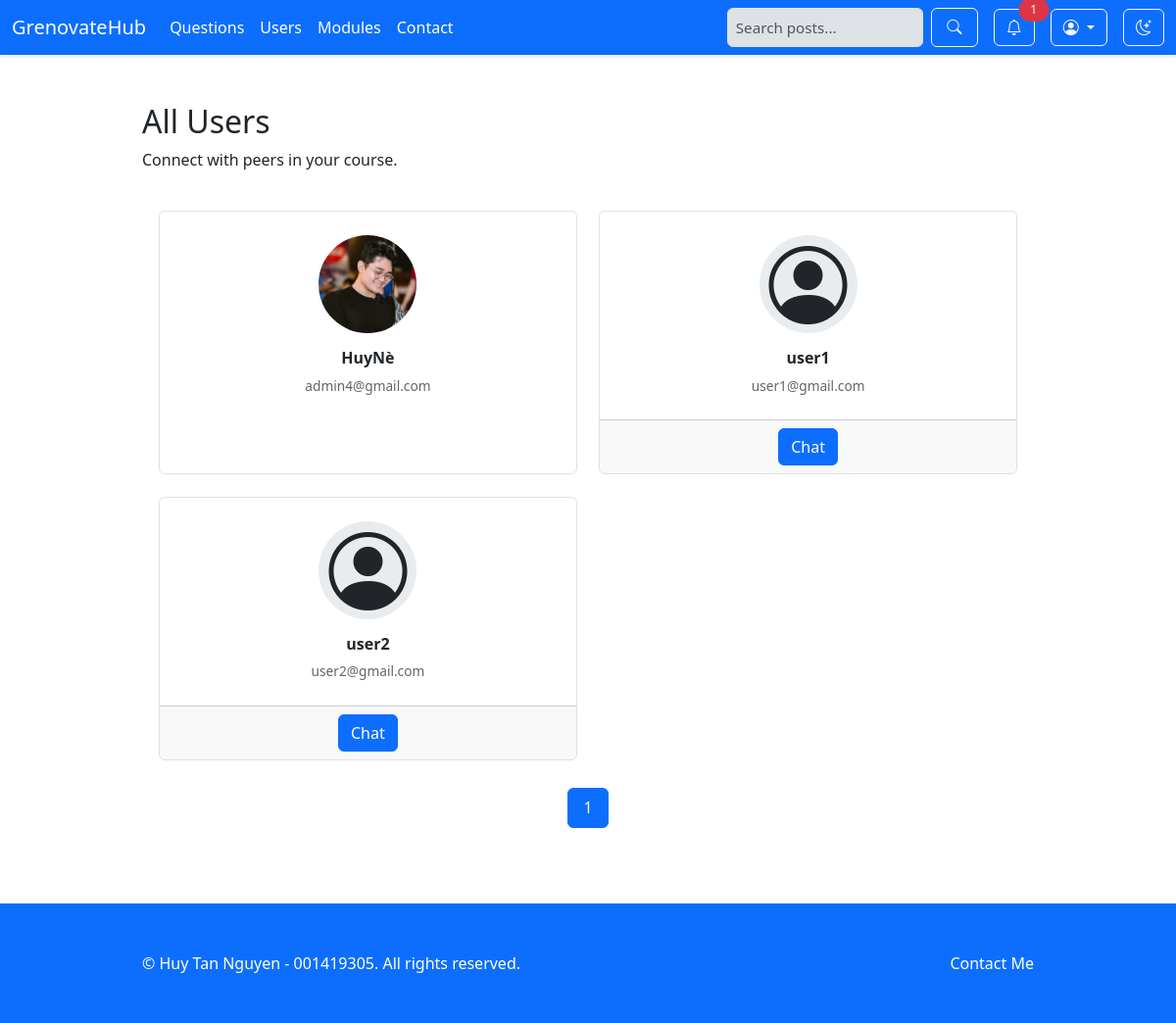
/web1-project-final/show_users.php (signed in), run on the app's committed database.
### tables this page shows
CREATE TABLE `users` (
  `ID` bigint(20) NOT NULL,
  `Username` varchar(50) NOT NULL,
  `Password` varchar(255) NOT NULL,
  `Email` varchar(100) NOT NULL,
  `Name` varchar(100) DEFAULT NULL,
  `ProfilePicture` varchar(255) DEFAULT NULL,
  `Reputation` bigint(20) DEFAULT 0,
  `DateJoined` timestamp NOT NULL DEFAULT current_timestamp(),
  `About` text DEFAULT NULL
);

### web1-project-final/show_users.php (called while the page is built, shortened)
<?php
include 'includes/DatabaseConnection.php';
include 'includes/DatabaseFunction.php';
try {
    $perPage = 10;
    $page = isset($_GET['page']) && is_numeric($_GET['page']) ? (int)$_GET['page'] : 1;
    $offset = ($page - 1) * $perPage;
    $users = getPaginatedUsers($pdo, $perPage, $offset);
    $totalUsers = countAllUsers($pdo);
    $totalPages = ceil($totalUsers / $perPage);
    include 'templates/show_users.html.php';
} catch (PDOException $e) {
    $title = 'An error has occurred';
    $output = 'Database error: ' . $e->getMessage();
}
include 'templates/layout.html.php';
?>

### web1-project-final/includes/DatabaseFunction.php (called while the page is built, shortened)
<?php
function query($pdo, $sql, $parameters = []) {
    $query = $pdo->prepare($sql);
    foreach ($parameters as $key => $value) {
        if (is_int($value)) {
            $query->bindValue($key, $value, PDO::PARAM_INT);
        } else if (is_bool($value)) {
            $query->bindValue($key, $value, PDO::PARAM_BOOL);
        } else if (is_null($value)) {
            $query->bindValue($key, $value, PDO::PARAM_NULL);
        } else {
            $query->bindValue($key, $value, PDO::PARAM_STR);
        }
    }
    $query->execute();
    return $query;
}
function fetchAll($pdo, $sql, $parameters = []) {
    $query = query($pdo, $sql, $parameters);
    return $query->fetchAll(PDO::FETCH_ASSOC);
}
function fetchColumn($pdo, $sql, $parameters = []) {
    $query = query($pdo, $sql, $parameters);
    return $query->fetchColumn();
}
function getPaginatedUsers($pdo, $limit, $offset) {
    $sql = 'SELECT u.ID AS id, u.Username AS username, u.Email AS email, u.ProfilePicture AS `image`,u.DateJoined AS date_joined
            FROM users u
            ORDER BY u.Username ASC
            LIMIT :limit OFFSET :offset';
    return fetchAll($pdo, $sql, [':limit' => $limit, ':offset' => $offset]);
}
function countAllUsers($pdo) {
    return fetchColumn($pdo, "SELECT COUNT(*) FROM users");
}

### web1-project-final/templates/show_users.html.php (the view)
<div class="container mt-4">
    <div class="row mb-4">
        <div class="col-12">
            <div class="d-flex justify-content-between align-items-center">
                <h2>All Users</h2>
            </div>
            <p>Connect with peers in your course.</p>
        </div>
    </div>
    <div class="grid-container">
        <?php foreach ($users as $user): ?>
            <div class="card">
            <a href="view_user.php?id=<?php echo htmlspecialchars($user['id']); ?>">
            <div class="card-body p-4 text-center">
            <?php if (!empty($user['image'])): ?>
                <img src="upload/uploads/<?php echo htmlspecialchars($user['image']); ?>" alt="User Image" class="img-fluid mb-3" style="width: 100px; height: 100px; background: var(--accent); border-radius: 50%; display: flex; align-items: center; justify-content: center; margin: 0 auto;">
            <?php else: ?>
            <div class="mb-3">
                        <div style="width: 100px; height: 100px; background: var(--accent); border-radius: 50%; display: flex; align-items: center; justify-content: center; margin: 0 auto;">
                        <i class="bi bi-person-circle" style="font-size: 5rem; color: var(--foreground);"></i>
                        </div>
                    </div>
            <?php endif; ?>
                    <h5 class="card-title" style="font-size: 1rem; font-weight: 600; color: var(--card-foreground); margin-bottom: 0.5rem;">
                        <?php echo htmlspecialchars($user['username']); ?>
                    </h5>
                    <p class="card-text" style="font-size: 0.855rem; color: var(--foreground); opacity: 0.7;">
                        <?php echo htmlspecialchars($user['email']); ?>
                    </p>
                </div>
                <?php if ($user['id'] != $_SESSION['user_id']): ?>
                <div class="card-footer text-center">
                    <a href="chat.php?id=<?= $user['id']?>" class="btn btn-primary">Chat</a>
                </div>
                <?php endif; ?>
            </a>
            </div>
        <?php endforeach; ?>
    </div>
    <div class="mt-4" style="text-align: center; margin-top: 20px;">
        <?php for ($i = 1; $i <= $totalPages; $i++): ?>
            <a
                href="?page=<?= $i ?>"
                class="btn btn-outline <?= $i == $page ? 'btn-primary' : '' ?>"
                style="margin: 4px;"
            ><?= $i ?></a>
        <?php endfor; ?>
    </div>
</div>

### web1-project-final/index.css (style rules this page uses)
:root { --primary: #0d6efd; --primary-foreground: #ffffff; --secondary: #6c757d; --secondary-foreground: #ffffff; --accent: #e9ecef; --accent-foreground: #212529; --background: #ffffff; --foreground: #212529; --card: #ffffff; --card-foreground: #212529; --border: #dee2e6; --input: #dee2e6; --ring: #0d6efd; --radius: 0.375rem; --font-family: system-ui, -apple-system, "Segoe UI", Roboto; }
body { font-family: var(--font-family); background-color: var(--background); color: var(--foreground); }
.card { background-color: var(--card); color: var(--card-foreground); border-color: var(--border); transition: transform 0.2s; }
.btn { border-radius: var(--radius); }
.grid-container { display: grid; grid-template-columns: repeat(auto-fit, minmax(285px, 1fr)); gap: 22.8px; padding: 0 17.2px; }
.card-title { font-weight: 600; font-size: 1.045rem; white-space: nowrap; overflow: hidden; text-overflow: ellipsis; }
.card-text { display: -webkit-box; -webkit-line-clamp: 3; -webkit-box-orient: vertical; overflow: hidden; text-overflow: ellipsis; }
.btn-outline { background: none; border: 1px solid var(--primary); color: var(--primary); border-radius: var(--radius); padding: 7.6px 15.2px; }
.container { max-width: 120vh; margin: 0 auto; padding: 25px; }
.btn-primary { background: var(--primary); color: var(--primary-foreground); border: 1px solid var(--primary); }
.card a { text-decoration: none !important; }
div a { text-decoration: none !important; }

### data on the page
users: ProfilePicture (picture), Username "HuyNè", Email "admin4@gmail.com"
users: Username "user1", Email "user1@gmail.com"
users: Username "user2", Email "user2@gmail.com"

### other printed values
$unread_count "1"
